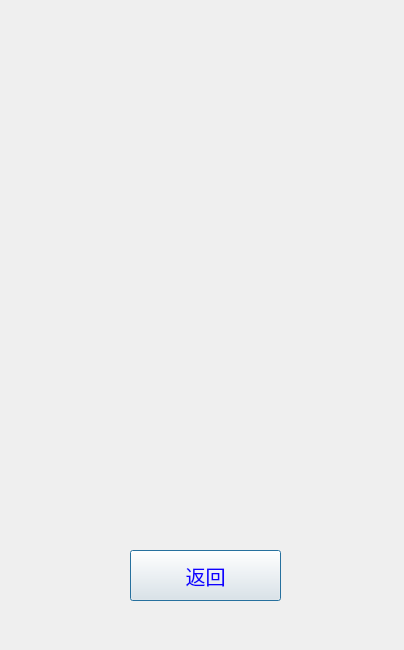
<?xml version="1.0" encoding="UTF-8"?>
<ui version="4.0">
 <class>help</class>
 <widget class="QDialog" name="help">
  <property name="geometry">
   <rect>
    <x>0</x>
    <y>0</y>
    <width>404</width>
    <height>650</height>
   </rect>
  </property>
  <property name="minimumSize">
   <size>
    <width>404</width>
    <height>650</height>
   </size>
  </property>
  <property name="baseSize">
   <size>
    <width>404</width>
    <height>650</height>
   </size>
  </property>
  <property name="windowTitle">
   <string>Dialog</string>
  </property>
  <property name="styleSheet">
   <string notr="true">QDialog{border-image: url(:/image/help.png);}</string>
  </property>
  <widget class="QPushButton" name="backBtn">
   <property name="geometry">
    <rect>
     <x>130</x>
     <y>550</y>
     <width>151</width>
     <height>51</height>
    </rect>
   </property>
   <property name="font">
    <font>
     <family>微软雅黑</family>
     <pointsize>15</pointsize>
    </font>
   </property>
   <property name="styleSheet">
    <string notr="true">color: rgb(17, 0, 255);</string>
   </property>
   <property name="text">
    <string>返回</string>
   </property>
  </widget>
 </widget>
 <resources/>
 <connections/>
</ui>
